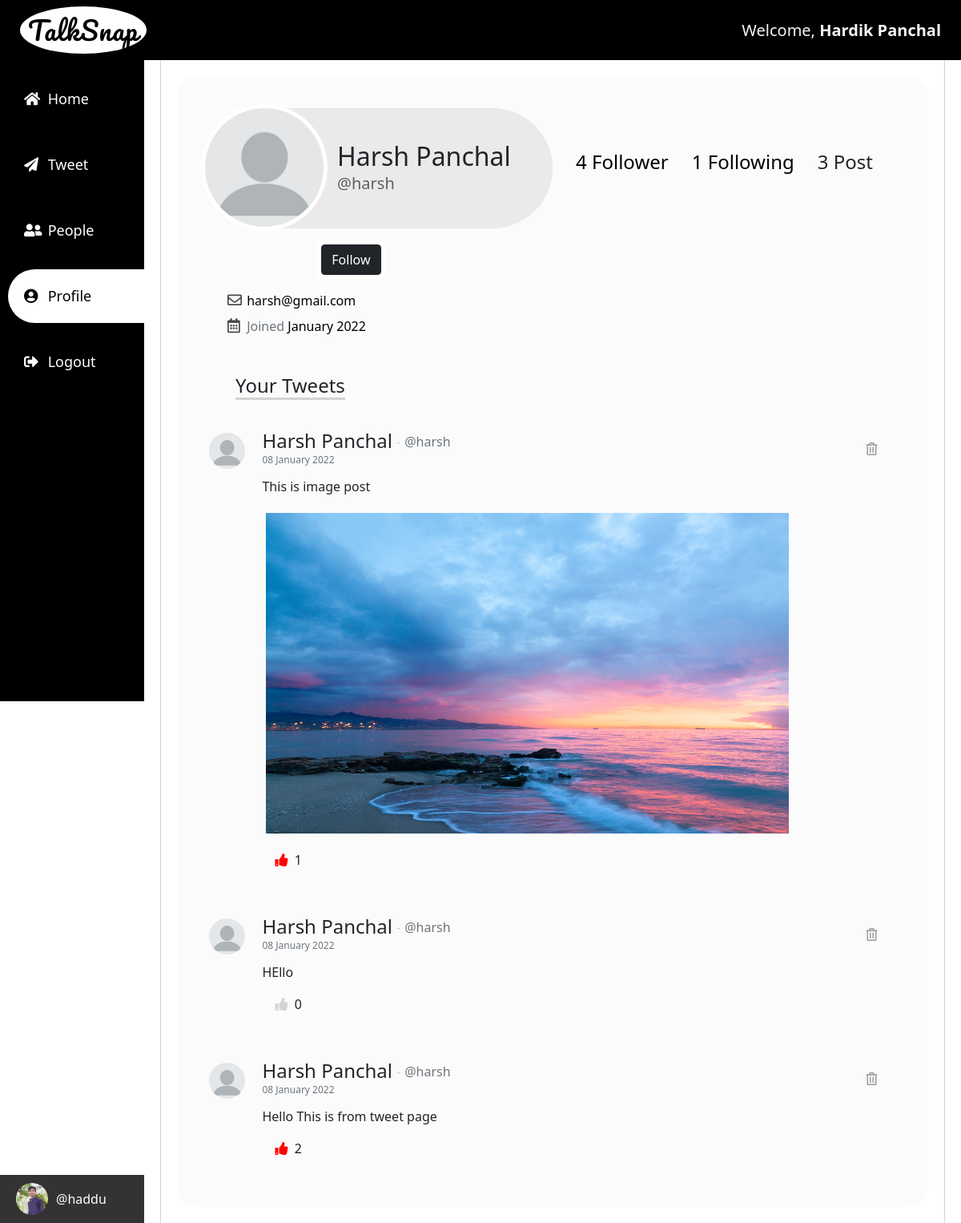
The app's page /profile/harsh/ (signed in) with its own data.
### root/models.py (models this page shows)
class Profile(models.Model):
    user = models.OneToOneField(User, on_delete=models.CASCADE)
    dob = models.DateField(null=True, blank=True)
    bio = models.TextField(max_length=200, null=True, blank=True)
    location = models.TextField(max_length=30, null=True, blank=True)
    profile_image = models.ImageField(upload_to = 'profile_pics', null=True, blank=True)
    following = models.ManyToManyField(User, blank=True, related_name="following")

class Tweet(models.Model):
    user = models.ForeignKey(User,to_field='id', on_delete=models.CASCADE)
    post_text = models.TextField(max_length=280,null=True, blank=True)
    post_image = models.ImageField(upload_to = '',null=True, blank=True)
    post_date = models.DateTimeField(auto_now_add=True)
    likes = models.ManyToManyField(User, blank=True, related_name='likes')

### root/views.py (the view)
# urls.py: path('profile/<slug:username>/', login_required(views.Profilepage.as_view(), login_url='login'), name='profile'),
class Profilepage(View):
    def get(self, request, username):
        us = User.objects.get(username = username)
        tw = Tweet.objects.filter(user = us.id).order_by('-post_date')
        pr = Profile.objects.get_or_create(user_id = us.id) #
        follower = Profile.objects.filter(following=us.id)
        context = {'us':us, 'tw':tw, 'follower':follower}
        return render(request, 'profile.html', context)

### root/templates/profile.html (shortened to what this page needs)
{% extends 'base.html' %}
{% load static %}
{% block extracss %}
<link rel="stylesheet" href="{% static 'css/profile.css' %}">
{% endblock extracss %}
{% block section1 %}
    <div class="profile-details">
        <div class="user-profile">
            <div class="profile-pic">
                <div class="user-part">
                    <div class="user-pic">
                        {% if us.profile.profile_image %}
                            <img src="{{us.profile.profile_image.url}}" id="profile_pic" alt="#">
                            {% else %}
                            <img src="{% static '../static/images/default.png' %}" id="profile_pic" alt="#">
                        {% endif %}
                    </div>
                    <div class="user-fl">
                        <h2>{{us.first_name}} {{us.last_name}}</h2>
                        <p>@{{us.username}}</p>
                    </div>
                </div>
                <div class="user-follow">
                    <div class="user-follower info-us">
                        <a href="{% url 'followers' us.username %}">
                            <p><span id="follower_count">{{follower|length}}</span> Follower</p>
                        </a>
                    </div>
                    <div class="user-following info-us">
                        <a href="{% url 'followings' us.username %}">
                            <p><span id="following_count">{{us.profile.following.all|length}}</span> Following</p>
                        </a>
                    </div>
                    <div class="user-post info-us">
                        <p>{{tw|length}} Post</p>
                    </div>
                </div>
            </div>
        </div>
        <div class="buttons">
            <div class="follow-btn">
                {% if request.user.username == us.username %}
                <a href="{% url 'editprofile' us.username %}">
                    <button type="submit" class="btn btn-dark">Edit Profile</button>
                </a>
                {% else %}
                <div class="follow-btn">
                    {% if us.username in user.profile.following.all|unordered_list %}
                        <button class="btn btn-dark change" id="{{us.id}}" onclick="follow({{us.id}})" url="{% url 'follow' us.id %}">Unfollow</button>
                    {% else %}
                        <button class="btn btn-dark" id="{{us.id}}" onclick="follow({{us.id}})" url="{% url 'follow' us.id %}">Follow</button>
                    {% endif %}
                </div>
                {% endif %}
            </div>
        </div>
        <div class="profile-data">
            <div class="user-all-data">
                <div class="mail info-us">
                    <i class="far fa-envelope"></i>
                    <span>{{us.email}}</span>
                </div>
                <div class="date-info">
                    <div class="joind info-us">
                        <i class="far fa-calendar-alt"></i>
                        <span class="j text-muted">Joined</span>
                        <span>{{us.date_joined|date:"F Y"}}</span>
                    </div>
                </div>
            </div>
        </div>
    </div>
    <div class="tweet-show-area">
        <h4 class="tit mb-3 mx-5">Your Tweets</h4>
        {% if tw %}
        {% for t in tw %}
        <div class="tweet-show">
            <div class="user-part">
                <div class="user-pic">
                    {% if us.profile.profile_image %}
                        <img src="{{us.profile.profile_image.url}}" id="profile_pic" alt="#">
                    {% else %}
                        <img src="{% static '../static/images/default.png' %}" id="profile_pic" alt="#">
                    {% endif %}
                </div>
            </div>
            <div class="tweet-part">
                <div class="user-action">
                    <div class="user-name">
                        <div class="user-det">
                            <h4>{{t.user.first_name}} {{t.user.last_name}}</h4>
                            <p class="text-muted">@{{t.user.username}}</p>
                        </div>
                        <small class="text-muted">{{t.post_date | date:'d F Y'}}</small>
                    </div>
                    <div class="actions">
                        <div class="del-action">
                            <a href="{% url 'deltweet' t.id %}">
                                <i class="far fa-trash-alt"></i>
                            </a>
                        </div>
                    </div>
                </div>
                {% if t.post_text %}
                <div class="tweet-text">
                    <p class="text-show">{{t.post_text}}</p>
                </div>
                {% endif %}
                {% if t.post_image %}
                <div class="tweet-pic">
                    <div class="post-in-pic">
                        <img src={{t.post_image.url}} alt="image">
                    </div>
                </div>
                {% endif %}
                <div class="tweet-like m-3">
                    <button type="submit" id="{{t.id}}" class="likea"  {% if user in t.likes.all %} style="color:red;" {% endif %} onclick="myfunction({{t.id}})"  url="{% url 'like' t.id %}">
                        <i class="fas fa-thumbs-up"></i>
                    </button>
                    <span class="mx-1" id="l_{{t.id}}">{{t.likes.all.count}}</span>
                </div>
            </div>
        </div>
        {% endfor %}
        {% else %}
            <div class="card p-2 text-center m-5 w-50">
                <h3>You Haven't Do any Post</h3>
            </div>
        {% endif %}
    </div>
{% endblock section1 %}

### root/templates/base.html (shortened to what this page needs)
{% load static %}
<!DOCTYPE html>
<html lang="en">
<head>
    <link rel="stylesheet" href="https://pro.fontawesome.com/releases/v5.10.0/css/all.css"/>
    <link rel="stylesheet" href="{% static 'css/bootstrap.css' %}">
    <link rel="stylesheet" href="{% static 'css/base.css' %}">
    {% block extracss %}{% endblock extracss %}
</head>
<body>
    <div class="first-div">
        <div class="header-class">
            <div class="logo">
                <a href="{% url 'home' %}">
                    <h2 class="logo-txt">TalkSnap</h2>
                </a>
            </div>
           <div class="wlcu">
                <p class="wlc">Welcome, <b>{{user.first_name}} {{user.last_name}}</b></p>
            </div>
        </div>
    </div>
    <div class="main-class">
        <div class="menu">
            <div class="menu-start">
                <ul class="menu-item">
                    <li title="Home">
                        <a href="{% url 'home' %}" {% if request.resolver_match.url_name == 'home' %}class="active"{% endif %}>
                            <i class="fas fa-home"></i>
                            <span>Home</span>
                        </a>
                    </li>
                    <li title="Tweet">
                        <a href="{% url 'tweet' %}" {% if request.resolver_match.url_name == 'tweet' %}class="active"{% endif %}>
                            <i class="fas fa-paper-plane"></i>
                            <span>Tweet</span>
                        </a>
                    </li>
                    <li title="People">
                        <a href="{% url 'people' %}" {% if request.resolver_match.url_name == 'people' or request.resolver_match.url_name == 'search' %}class="active"{% endif %}>
                            <i class="fas fa-user-friends"></i>
                            <span>People</span>
                        </a>
                    </li>
                    <li title="Profile">
                        <a href="{% url 'profile' user.username %}" {% if request.resolver_match.url_name == 'profile' or request.resolver_match.url_name == 'editprofile' or request.resolver_match.url_name == 'followers'  or request.resolver_match.url_name == 'followings' %}class="active"{% endif %}>
                            <i class="fas fa-user-circle"></i>
                            <span>Profile</span>
                        </a>
                    </li>
                    <li title="Logout">
                        <a href="{% url 'logout' %}">
                            <i class="fas fa-sign-out-alt"></i>
                            <span>Logout</span>
                        </a>
                    </li>
                </ul>
            </div>
            <div class="user-info">
                <div class="user-details">
                    <div class="user-pic">
                        {% if user.profile.profile_image %}
                            <img src="{{user.profile.profile_image.url}}" alt="#">
                        {% else %}
                            <img src="{% static '../static/images/default.png' %}" alt="#">
                        {% endif %}
                    </div>
                    <p class="user-name">
                        @{{user.username}}
                    </p>
                </div>
            </div>
        </div>
        <div class="section2">
            <div class="all-disp">
                <div class="content">
                    {% block section1 %}{% endblock section1 %}
                </div>
            </div>
        </div>
    </div>
</body>
</html>

### root/static/css/base.css (style rules this page uses)
* { box-sizing: border-box; scroll-behavior: smooth; margin: 0; padding: 0; }
.first-div { top: 0; left: 0; position: sticky; width: 100%; background-color: black; height: 75px; color: whitesmoke; z-index: 100; }
.first-div .header-class { height: 75px; display: flex; justify-content: space-between; }
.header-class > div { margin: auto 25px; }
.logo a { text-decoration: none; color: black; }
.logo { background: white; border-radius: 100%; cursor: pointer; }
.logo-txt { font-family: 'Pacifico', cursive; padding: 10px; margin: auto; text-align: center; font-size: 32px; letter-spacing: 1px; }
p.wlc { font-size: 20px; margin: auto; }
.main-class { width: 100%; }
.menu { width: 15%; background-color: rgb(0, 0, 0); height: 100vh; position: fixed; display: block; color: white; }
.menu .menu-start { padding-left: 10px; height: 100%; width: 100%; }
.menu ul, .menu ul li a { list-style: none; margin: 0; padding: 0; }
.menu ul li a { display: block; margin: 15px auto; padding: 20px; color: white; text-decoration: none; font-size: 18px; }
.menu ul li a i { width: 20px; margin-right: 5px; }
.menu .menu-item a.active, .menu .menu-item a:hover { color: black; background-color: white; border-bottom-left-radius: 50px; border-top-left-radius: 50px; transition: ease-in 250ms; }
.menu .user-info { bottom: 0; position: fixed; width: inherit; padding: 10px 20px; background-color: rgb(52, 51, 51); }
.menu .user-info .user-details { display: flex; align-items: center; }
.user-pic img { width:40px; height: 40px; border-radius: 50%; }
.user-details p { margin-left: 10px; margin-bottom: 0%; }
.main-class .section2 { width: 85%; background-color: white; padding: 0px 20px; margin-left: 15%; }
.main-class .section2 .all-disp { padding: 20px; border-left: 1px solid lightgrey; border-right: 1px solid lightgrey; }
.main-class .all-disp .content { width: 100%; background: rgba(245, 245, 245, 0.39); border-radius: 25px; padding: 25px; }

### records on screen
Tweet: user.first_name "Harsh", user.last_name "Panchal", user.username "harsh", post_date "08 January 2022", post_text "This is image post", post_image (picture), likes.all.count "1"
Tweet: user.first_name "Harsh", user.last_name "Panchal", user.username "harsh", post_date "08 January 2022", post_text "HEllo", likes.all.count "0"
Tweet: user.first_name "Harsh", user.last_name "Panchal", user.username "harsh", post_date "08 January 2022", post_text "Hello This is from tweet page", likes.all.count "2"

### other values on screen
{{ user.first_name }} "Hardik"
{{ user.last_name }} "Panchal"
{{ user.username }} "haddu"
{{ us.first_name }} "Harsh"
{{ us.last_name }} "Panchal"
{{ us.username }} "harsh"
{{ follower|length }} "4"
{{ us.profile.following.all|length }} "1"
{{ tw|length }} "3"
{{ us.email }} "harsh@gmail.com"
{{ us.date_joined|date:"F Y" }} "January 2022"
